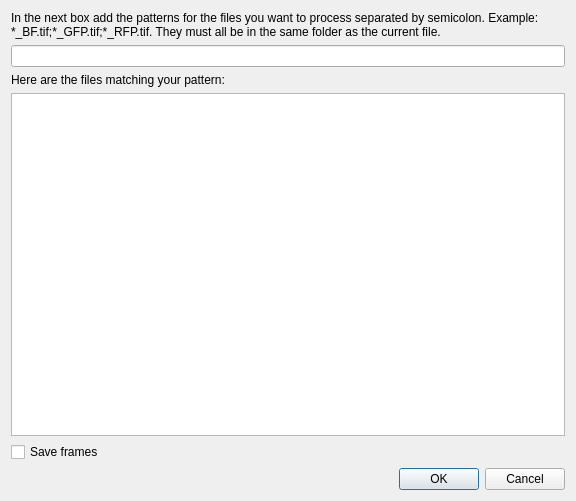
<?xml version="1.0" encoding="UTF-8"?>
<ui version="4.0">
 <class>BatchApply</class>
 <widget class="QDialog" name="BatchApply">
  <property name="geometry">
   <rect>
    <x>0</x>
    <y>0</y>
    <width>576</width>
    <height>501</height>
   </rect>
  </property>
  <property name="windowTitle">
   <string>Dialog</string>
  </property>
  <layout class="QGridLayout" name="gridLayout">
   <item row="1" column="0">
    <widget class="QLineEdit" name="patterns"/>
   </item>
   <item row="5" column="0">
    <widget class="QDialogButtonBox" name="buttonBox">
     <property name="orientation">
      <enum>Qt::Horizontal</enum>
     </property>
     <property name="standardButtons">
      <set>QDialogButtonBox::Cancel|QDialogButtonBox::Ok</set>
     </property>
    </widget>
   </item>
   <item row="3" column="0">
    <widget class="QTextBrowser" name="actionText"/>
   </item>
   <item row="0" column="0">
    <widget class="QLabel" name="topText">
     <property name="text">
      <string>In the next box add the patterns for the files you want to process separated by semicolon. Example: *_BF.tif;*_GFP.tif;*_RFP.tif. They must all be in the same folder as the current file.</string>
     </property>
     <property name="wordWrap">
      <bool>true</bool>
     </property>
    </widget>
   </item>
   <item row="2" column="0">
    <widget class="QLabel" name="middleText">
     <property name="text">
      <string>Here are the files matching your pattern:</string>
     </property>
    </widget>
   </item>
   <item row="4" column="0">
    <widget class="QCheckBox" name="checkBox">
     <property name="text">
      <string>Save frames</string>
     </property>
    </widget>
   </item>
  </layout>
 </widget>
 <resources/>
 <connections>
  <connection>
   <sender>buttonBox</sender>
   <signal>accepted()</signal>
   <receiver>BatchApply</receiver>
   <slot>accept()</slot>
   <hints>
    <hint type="sourcelabel">
     <x>248</x>
     <y>254</y>
    </hint>
    <hint type="destinationlabel">
     <x>157</x>
     <y>274</y>
    </hint>
   </hints>
  </connection>
  <connection>
   <sender>buttonBox</sender>
   <signal>rejected()</signal>
   <receiver>BatchApply</receiver>
   <slot>reject()</slot>
   <hints>
    <hint type="sourcelabel">
     <x>316</x>
     <y>260</y>
    </hint>
    <hint type="destinationlabel">
     <x>286</x>
     <y>274</y>
    </hint>
   </hints>
  </connection>
 </connections>
</ui>
